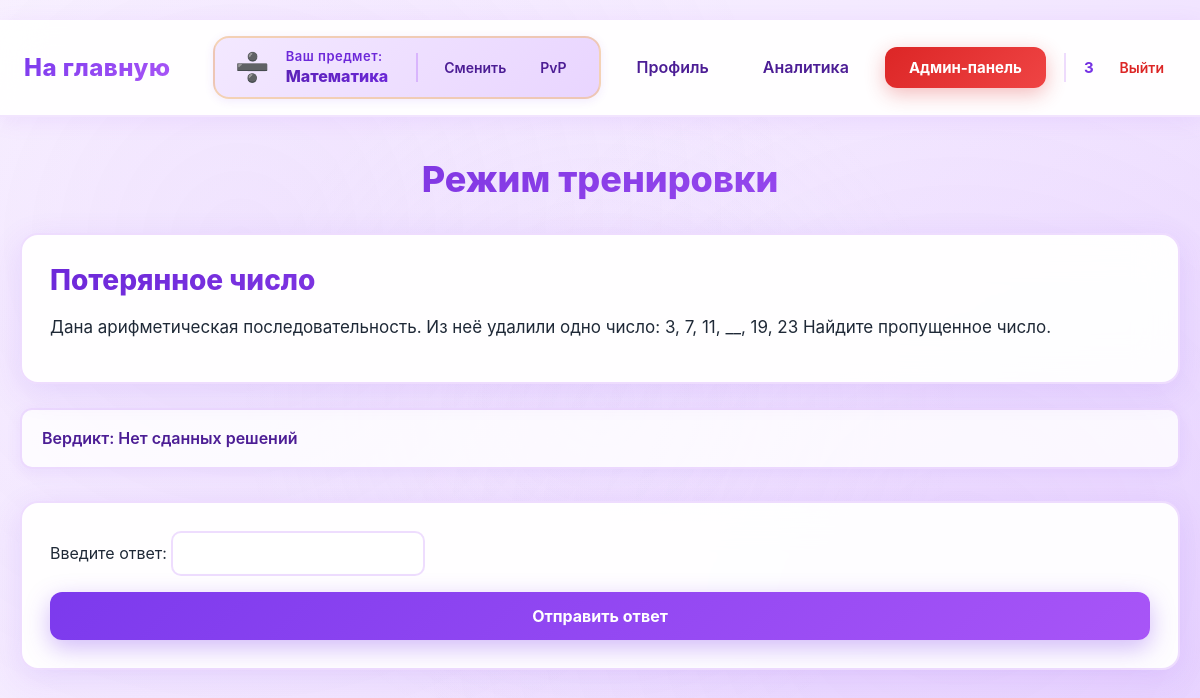
Page /математика/task/3 (signed in) on the committed database.
### data/tasks.py (models this page shows)
class Tasks(SqlAlchemyBase):
    __tablename__ = 'tasks'
    id = sqlalchemy.Column(sqlalchemy.Integer,
                           primary_key=True, autoincrement=True)
    subject = sqlalchemy.Column(sqlalchemy.Text, nullable=True)
    title = sqlalchemy.Column(sqlalchemy.Text, nullable=True)
    statement = sqlalchemy.Column(sqlalchemy.Text, nullable=True)
    input_format = sqlalchemy.Column(sqlalchemy.Text, nullable=True)
    output_format = sqlalchemy.Column(sqlalchemy.Text, nullable=True)
    memory_limit = sqlalchemy.Column(sqlalchemy.Integer, nullable=True)
    time_limit = sqlalchemy.Column(sqlalchemy.Integer, nullable=True)
    difficulty = sqlalchemy.Column(sqlalchemy.Text, nullable=True)
    created_at = sqlalchemy.Column(sqlalchemy.DateTime,
                                     default=datetime.datetime.now)
    task_tests = orm.relationship("TaskTest", back_populates='tasks')
    submissions = orm.relationship("Submissions", back_populates="tasks")
    theme = sqlalchemy.Column(sqlalchemy.Text, nullable=True)

### data/users.py (models this page shows, shortened)
class User(SqlAlchemyBase, UserMixin):
    __tablename__ = 'users'
    id = sqlalchemy.Column(sqlalchemy.Integer,
                           primary_key=True, autoincrement=True)
    name = sqlalchemy.Column(sqlalchemy.String, nullable=True)
    email = sqlalchemy.Column(sqlalchemy.String,
                              index=True, unique=True, nullable=True)
    hashed_password = sqlalchemy.Column(sqlalchemy.String, nullable=True)
    elo_rating = sqlalchemy.Column(sqlalchemy.Float, default=1000)
    admin = sqlalchemy.Column(sqlalchemy.Boolean, default=0)
    ban = sqlalchemy.Column(sqlalchemy.Boolean, default=0)
    created_date = sqlalchemy.Column(sqlalchemy.DateTime,
                                     default=datetime.datetime.now)
    submissions = orm.relationship("Submissions", back_populates="user")

### main.py (the view, shortened to what this page needs)
@app.route('/<subject>/task/<int:task_id>', methods=["GET", "POST"])
@login_required
@user_ban
def training(subject, task_id):
    db_sess = db_session.create_session()
    task = db_sess.get(Tasks, task_id)
    task_test = db_sess.query(TaskTest).filter(TaskTest.task_id == task.id).all()
    submission = db_sess.query(Submissions).filter(Submissions.task_id == task.id).all()
    submission_id = len(submission) + 1
    if subject == 'информатика':
        if request.method == "POST":
            file = request.files.get("file")
            if not file or file.filename == "":
                abort(400, "Файл не выбран")
            file.filename = f"submission_{submission_id}.py"
            os.makedirs(f"submissions_training/submissions_{current_user.id}/task_{task_id}", exist_ok=True)
            file.save(os.path.join(f"submissions_training/submissions_{current_user.id}/task_{task_id}", file.filename))
            test_passed = 0
            f_err = 0
            for test in task_test:
                p = subprocess.Popen(
                    ["python", f"submission_{submission_id}.py"],
                    stdin=subprocess.PIPE,
                    stdout=subprocess.PIPE,
                    stderr=subprocess.PIPE,
                    text=True,
                    cwd=f"submissions_training/submissions_{current_user.id}/task_{task_id}"
                )
                try:
                    out, err = p.communicate(test.input_data, timeout=task.time_limit)
                    out = out.strip()
                    if err:
                        submission_result = Submissions(
                            user_id=current_user.id,
                            task_id=task_id,
                            verdict=err.splitlines()[-1],
                            total_tests=test_passed,
                        )
                        f_err = 1
                    else:
                        if out == test.output.strip():
                            test_passed += 1
                except subprocess.TimeoutExpired:
                    print("Превышено максимальное время работы")
                    submission_result = Submissions(
                        user_id=current_user.id,
                        task_id=task_id,
                        verdict="Превышено максимальное время работы",
                        total_tests=test_passed,
                    )
                    f_err = 1
                    p.kill()
            if test_passed == 5:
                submission_result = Submissions(
                    user_id=current_user.id,
                    task_id=task_id,
                    verdict="OK",
                    total_tests=test_passed,
                )
            elif f_err == 0:
                submission_result = Submissions(
                    user_id=current_user.id,
                    task_id=task_id,
                    verdict="Частичное решение",
                    total_tests=test_passed,
                )
            db_sess.add(submission_result)
            db_sess.commit()
        last_submission = db_sess.query(Submissions).filter(Submissions.user_id == current_user.id,
                                                            Submissions.task_id == task_id).all()
        if last_submission:
            result = last_submission[-1]
            verdict = result.verdict
            test_passed = result.total_tests
        else:
            verdict = "Нет сданных решений"
            test_passed = None
        return render_template('training.html', task=task, test=task_test[0], verdict=verdict, test_passed=test_passed, subject=subject)
    else:
        last_submission = db_sess.query(Submissions).filter(Submissions.user_id == current_user.id,
                                                    Submissions.task_id == task_id).all()
        if last_submission:
            result = last_submission[-1]
            verdict = result.verdict
        else:
            verdict = "Нет сданных решений"
        return render_template('training_other.html', task=task, verdict=verdict, subject=subject)

### data/db_session.py (called while the page is built)
def create_session() -> Session:
    global __factory
    return __factory()

### main.py (called while the page is built)
@login_manager.user_loader
def load_user(user_id):
    db_sess = db_session.create_session()
    return db_sess.get(User, user_id)

def user_ban(func):
    @wraps(func)
    def wrapper(*args, **kwargs):
        if current_user.ban:
            abort(403)
        return func(*args, **kwargs)
    return wrapper

### templates/training_other.html (shortened to what this page needs)
{% extends "base.html" %}
{% block styles %}
<link rel="stylesheet" href="{{ url_for('static', filename='train.css') }}">
{% endblock %}
{% block content %}
<h1>Режим тренировки</h1>
<div class="condition">
    <h2>{{ task.title }}</h2>
    <p>{{ task.statement }}</p>
</div>
<p>Вердикт: {{ verdict }}</p>
<div class="task">
    <form class="send" method="post">
        <div class="answer_field">
            <label>Введите ответ: </label>
            <input type="text" name="answer" />
        </div>
        <button type="submit" id="submitBtn">Отправить ответ</button>
    </form>
</div>
{% endblock %}

### templates/base.html (shortened to what this page needs)
﻿<!doctype html>
<html lang="ru">
<head>
    <link rel="stylesheet" href="{{ url_for('static', filename='base.css') }}">
    {% block styles %}{% endblock %}
</head>
<body>
<header class="site-header">
    <nav class="navbar">
        <div class="nav-left">
            {% if session.get('subject') and session.get('subject') != 'subject' %}
            <a class="logo" href="/{{ session.get('subject') }}/">На главную</a>
            {% else %}
            <a class="logo" href="/">На главную</a>
            {% endif %}
        </div>
        <div class="nav-right">
            {% if current_user.is_authenticated %}
                {% if subject != 'subject' and subject != None %}
                <div class="subject-info" data-subject="{{ subject }}">
                    <div class="subject-icon"></div>
                    <div class="subject-info-content">
                        <div class="subject-label">Ваш предмет:</div>
                        <div class="subject-name">{{ subject|capitalize }}</div>
                    </div>
                    <div class="subject-actions">
                        <a class="nav-link" href="/subject/choice">Сменить</a>
                        <a class="nav-link" href="/{{ subject }}/pvp">PvP</a>
                    </div>
                </div>
                {% endif %}
                <a class="nav-link" href="/profile">Профиль</a>
                <a class="nav-link" href="/analytics">Аналитика</a>
                {% if current_user.admin %}
                    <a class="btn btn-admin" href="/admin">Админ-панель</a>
                {% endif %}
                <div class="user-menu">
                    <span class="username">{{ current_user.name }}</span>
                    <a class="logout" href="/logout">Выйти</a>
                </div>
            {% else %}
                <a class="btn btn-outline" href="/login">Войти</a>
                <a class="btn btn-primary" href="/register">Регистрация</a>
            {% endif %}
        </div>
    </nav>
</header>
<main class="page-content">
    {% block content %}{% endblock %}
</main>
</body>
</html>

### static/train.css (style rules this page uses)
h1 { font-size: 36px; font-weight: 800; text-align: center; margin: 0 0 32px 0; background: linear-gradient(135deg, #6d28d9, #a855f7); -webkit-background-clip: text; -webkit-text-fill-color: transparent; background-clip: text; }
.condition { background: rgba(255, 255, 255, 0.95); backdrop-filter: blur(20px); border: 2px solid rgba(168, 85, 247, 0.2); border-radius: 18px; padding: 28px; margin-bottom: 24px; box-shadow: 0 8px 32px rgba(124, 58, 237, 0.12); transition: all 0.3s ease; }
.condition h2 { font-size: 28px; font-weight: 800; color: #5b21b6; margin: 0 0 16px 0; background: linear-gradient(135deg, #6d28d9, #a855f7); -webkit-background-clip: text; -webkit-text-fill-color: transparent; background-clip: text; }
.condition p { color: #374151; font-size: 16px; line-height: 1.7; margin: 12px 0; }
.condition p:first-of-type { font-size: 17px; color: #1f2937; }
body > p, .page-content > p { background: rgba(255, 255, 255, 0.8); border: 2px solid rgba(168, 85, 247, 0.2); border-radius: 12px; padding: 16px 20px; margin: 16px 0; font-size: 16px; font-weight: 600; color: #4c1d95; box-shadow: 0 4px 15px rgba(124, 58, 237, 0.08); }
.task { background: rgba(255, 255, 255, 0.95); backdrop-filter: blur(20px); border: 2px solid rgba(168, 85, 247, 0.2); border-radius: 18px; padding: 28px; margin-top: 32px; box-shadow: 0 8px 32px rgba(124, 58, 237, 0.12); }
.send { display: flex; flex-direction: column; gap: 16px; align-items: stretch; }
.send button[type="submit"] { background: linear-gradient(135deg, #7c3aed, #a855f7); color: #ffffff !important; font-size: 16px; font-weight: 700; padding: 14px 32px; border: none; border-radius: 12px; cursor: pointer; box-shadow: 0 8px 25px rgba(124, 58, 237, 0.35); transition: all 0.3s cubic-bezier(0.4, 0, 0.2, 1); position: relative; overflow: hidden; }
.send button[type="submit"]::before { content: ''; position: absolute; top: 50%; left: 50%; width: 0; height: 0; border-radius: 50%; background: rgba(255, 255, 255, 0.2); transform: translate(-50%, -50%); transition: width 0.6s ease, height 0.6s ease; }
.condition, .Input, .examples, .task { animation: fadeIn 0.5s ease-out; }
.condition { animation-delay: 0.1s; }
.task { animation-delay: 0.4s; }

### rows in the picture
Tasks: subject "Математика", title "Потерянное число", statement "Дана арифметическая последовательность. Из неё удалили одно число: 3, 7, 11, __, 19, 23 Найдите пропущенное число."
User: name "3"

### other values in the picture
{{ verdict }} "Нет сданных решений"
